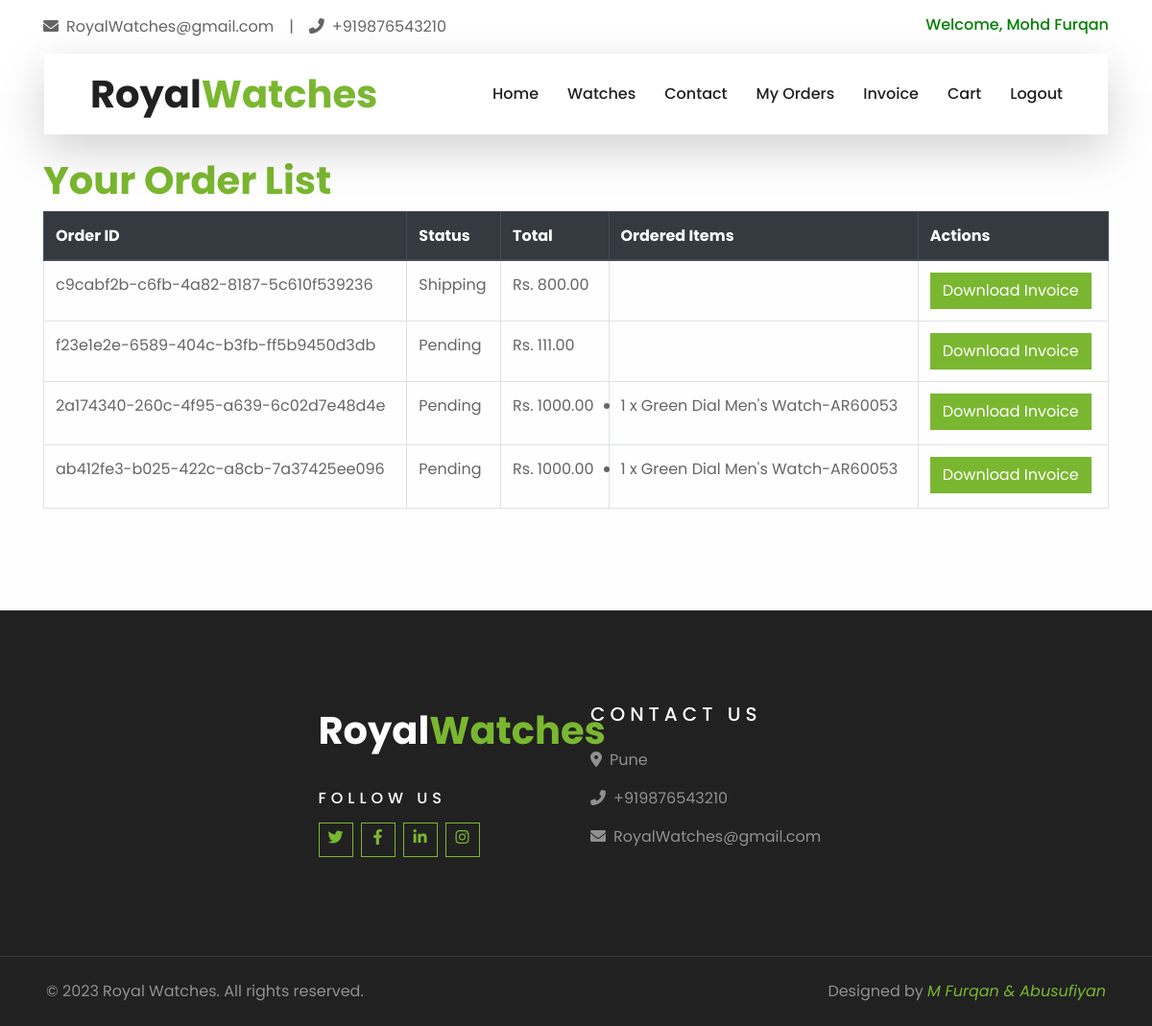
Page /invoice_page (signed in) on the earlier database version.
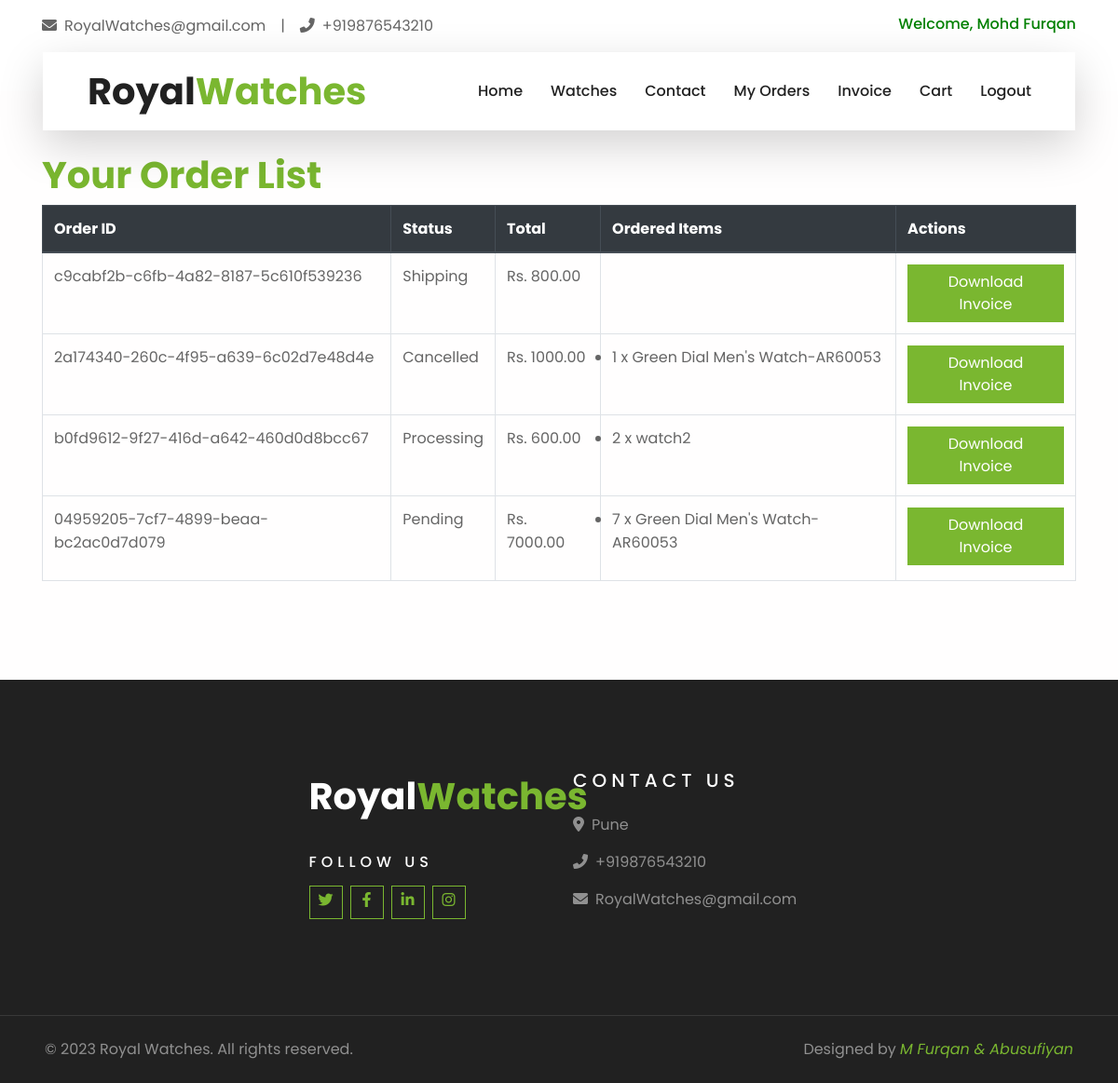
Same page on the later database version.
### watches/models.py (models this page shows, shortened)
class Order(models.Model):
    PENDING = 'pending'
    PROCESSING = 'processing'
    SHIPPING = 'shipping'
    DELIVERED = 'delivered'
    CANCELLED = "cancelled"
    STATUS_CHOICES = [
        (PENDING, 'Pending'),
        (PROCESSING, 'Processing'),
        (SHIPPING, 'Shipping'),
        (DELIVERED, 'Delivered'),
        (CANCELLED, 'Cancelled'),
    ]
    user = models.ForeignKey(User, on_delete=models.CASCADE)
    items = models.ManyToManyField('Watch', through='OrderItem')
    created_at = models.DateTimeField(auto_now_add=True)
    total_price = models.DecimalField(max_digits=10, decimal_places=2)
    status = models.CharField(max_length=20, choices=STATUS_CHOICES, default=PENDING)
    payment_successful = models.BooleanField(default=False)
    order_uuid = models.UUIDField(default=uuid.uuid4, editable=False, unique=True)
    def get_status_display(self):
        try:
            return dict(self.STATUS_CHOICES)[self.status]
        except KeyError:
            return "Unknown Status"

class OrderItem(models.Model):
    order = models.ForeignKey('Order', on_delete=models.CASCADE)
    watch = models.ForeignKey('Watch', on_delete=models.CASCADE)
    quantity = models.PositiveIntegerField()
    total_price = models.DecimalField(max_digits=10, decimal_places=2)

class Watch(models.Model):
    name = models.CharField(max_length=255)
    description = models.TextField()
    price = models.DecimalField(max_digits=10, decimal_places=2)
    image = models.ImageField(upload_to='watch_images/')
    created_at = models.DateTimeField(auto_now_add=True)
    is_featured = models.BooleanField(default=False)
    stock_quantity = models.PositiveIntegerField(default=0)

### watches/views.py (the view)
# urls.py: path('invoice_page',views.invoice_page,name='invoice_page')
def invoice_page(request):
    orders = Order.objects.filter(user=request.user)
    return render(request, 'invoice_page.html', {'orders': orders})

### templates/invoice_page.html (shortened to what this page needs)
{% extends 'base.html' %}
{% block body %}
    <div class="container mt-4">
        <h1>Your Order List</h1>
        {% if orders %}
            <table class="table table-bordered">
                <thead class="thead-dark">
                    <tr>
                        <th>Order ID</th>
                        <th>Status</th>
                        <th>Total</th>
                        <th>Ordered Items</th>
                        <th>Actions</th>
                    </tr>
                </thead>
                <tbody>
                    {% for order in orders %}
                        <tr>
                            <td>{{ order.order_uuid }}</td>
                            <td>
                                    {{ order.get_status_display }}
                            </td>
                            <td>Rs. {{ order.total_price }}</td>
                            <td>
                                <ul>
                                    {% for item in order.orderitem_set.all %}
                                        <li>{{ item.quantity }} x {{ item.watch.name }}</li>
                                    {% endfor %}
                                </ul>
                            </td>
                            <td>
                                <a href="{% url 'invoice' order_uuid=order.order_uuid %}" class="btn btn-primary">Download Invoice</a>
                            </td>
                        </tr>
                    {% endfor %}
                </tbody>
            </table>
        {% else %}
            <p>You haven't placed any orders yet.</p>
        {% endif %}
    </div>
{% endblock %}

Differences in the rows shown:
removed Order: order_uuid "f23e1e2e-6589-404c-b3fb-ff5b9450d3db", status "Pending", total_price "111.00"
removed Order: order_uuid "ab412fe3-b025-422c-a8cb-7a37425ee096", status "Pending", total_price "1000.00"
removed OrderItem: quantity "1", watch.name "Green Dial Men's Watch-AR60053", shown under "ab412fe3-b025-422c-a8cb-7a37425ee096"
changed Order: status "Pending" → "Cancelled"
added Order: order_uuid "b0fd9612-9f27-416d-a642-460d0d8bcc67", status "Processing", total_price "600.00"
added OrderItem: quantity "2", watch.name "watch2", shown under "b0fd9612-9f27-416d-a642-460d0d8bcc67"
added Order: order_uuid "04959205-7cf7-4899-beaa-bc2ac0d7d079", status "Pending", total_price "7000.00"
added OrderItem: quantity "7", watch.name "Green Dial Men's Watch-AR60053", shown under "04959205-7cf7-4899-beaa-bc2ac0d7d079"
